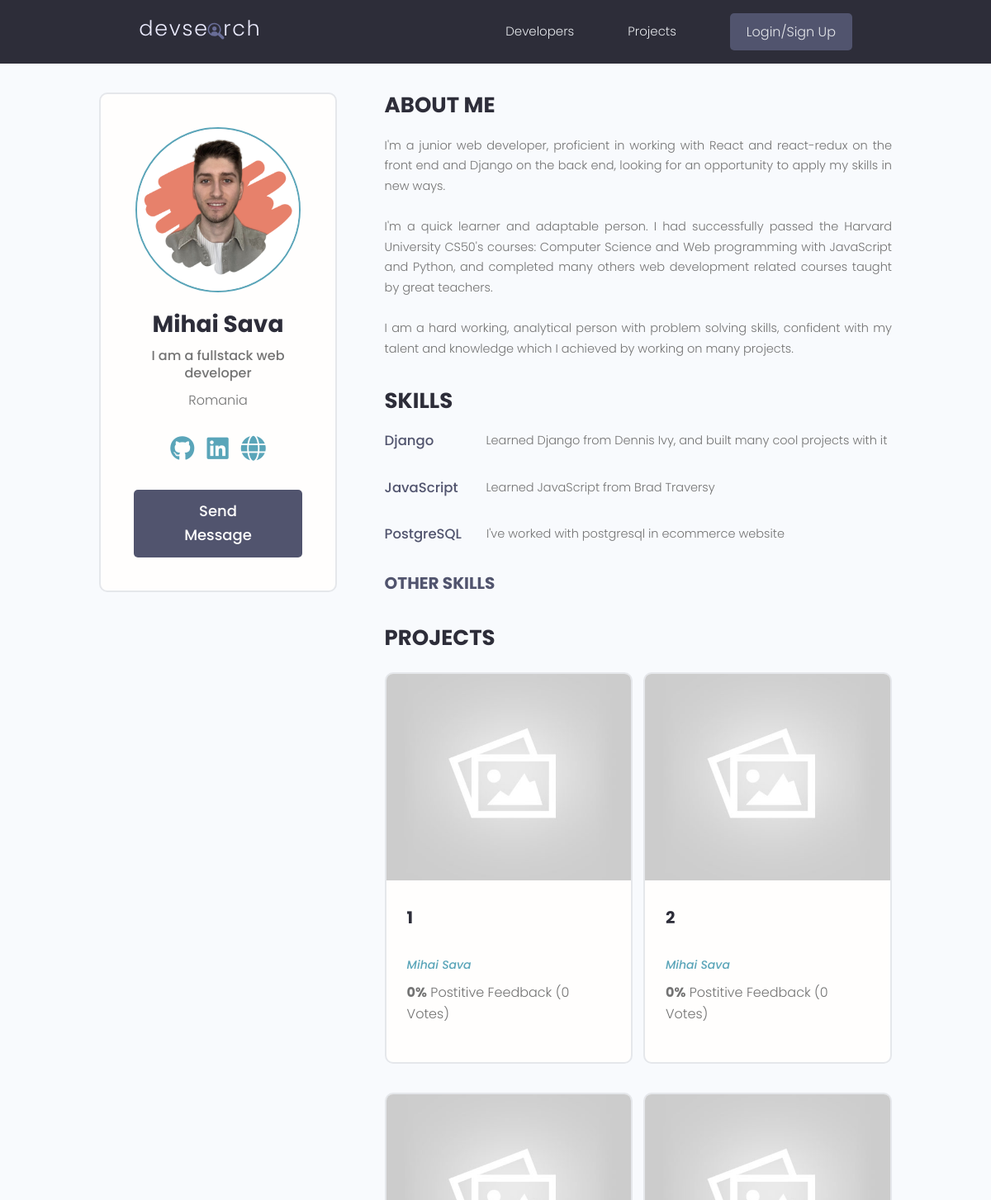
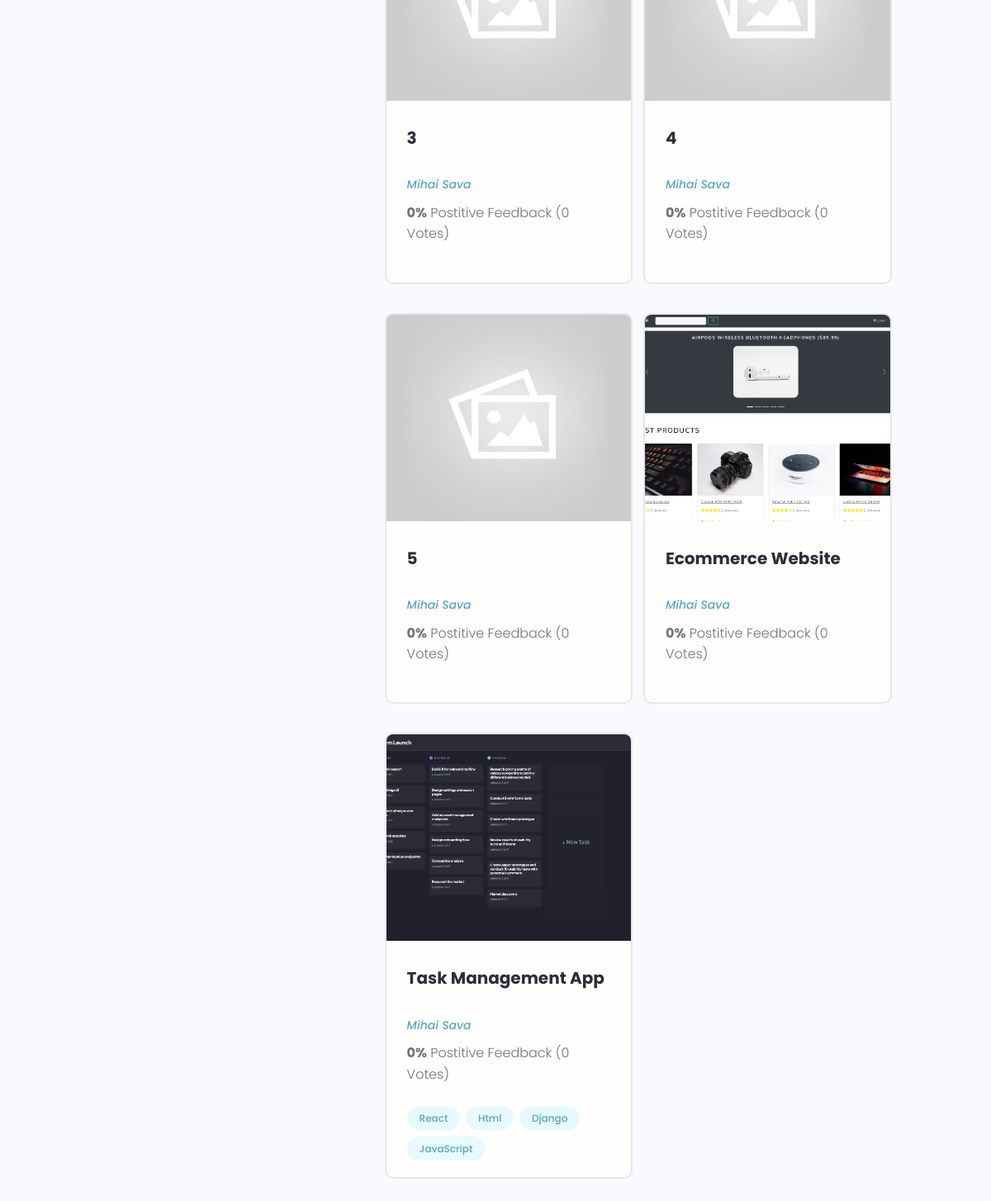
Before: /profile/4c7e4612-0710-4b8e-a47a-98a964a93088 with the older database file (2 pictures, top to bottom).
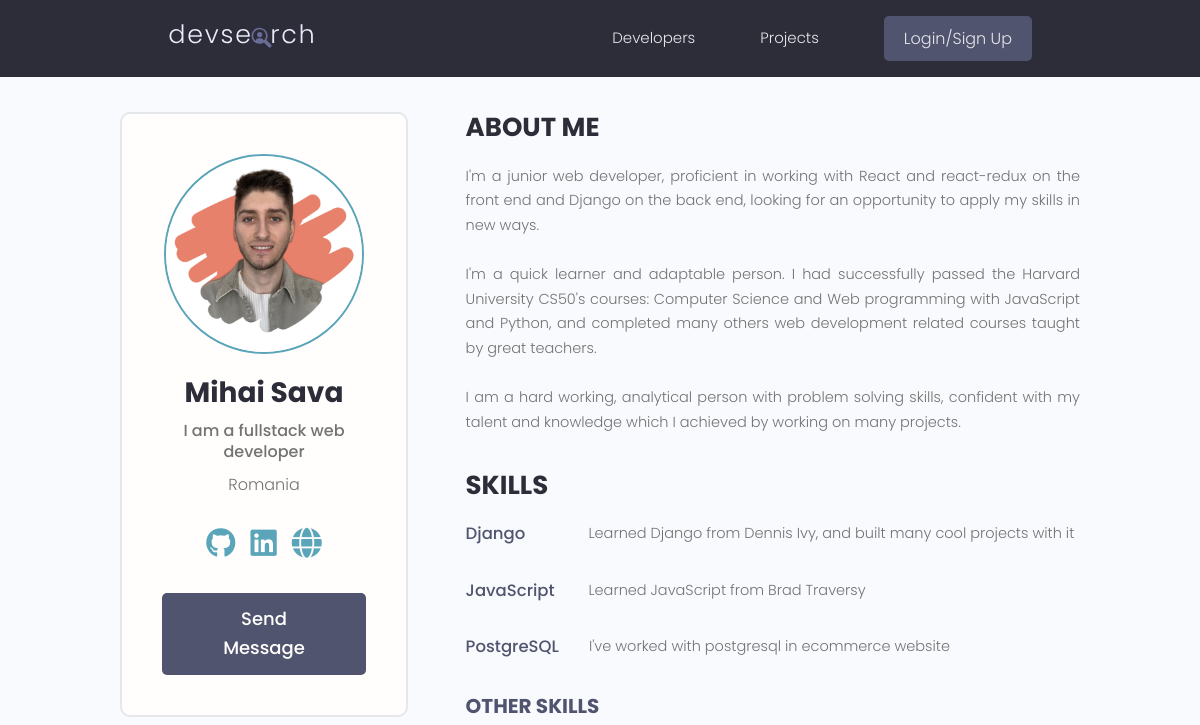
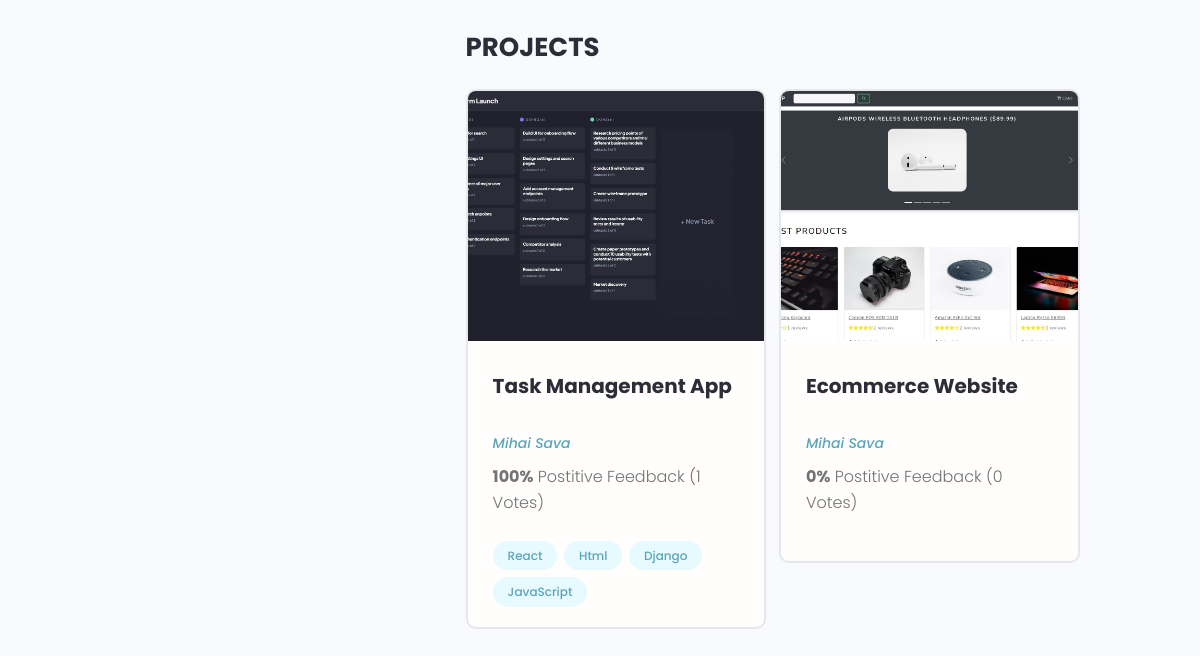
After: the same page with the newer database file (2 pictures, top to bottom).
### users/models.py (models this page shows, shortened)
class Skill(models.Model):
    owner = models.ForeignKey(
        Profile, on_delete=models.CASCADE, null=True, blank=True)
    name = models.CharField(max_length=200, null=True, blank=True)
    description = models.TextField(null=True, blank=True)
    created = models.DateTimeField(auto_now_add=True)
    id = models.UUIDField(default=uuid.uuid4, unique=True,
                          primary_key=True, editable=False)

class Profile(models.Model):
    user = models.OneToOneField(
        User, on_delete=models.CASCADE, null=True, blank=True)
    name = models.CharField(max_length=200, null=True, blank=True)
    email = models.EmailField(max_length=500, null=True, blank=True)
    username = models.CharField(max_length=200, null=True, blank=True)
    location = models.CharField(max_length=200, null=True, blank=True)
    short_intro = models.CharField(max_length=500, null=True, blank=True)
    bio = models.TextField(null=True, blank=True)
    profile_image = models.ImageField(
        null=True, blank=True, upload_to='profiles/', default='profiles/user-default.png')
    social_github = models.CharField(max_length=200, null=True, blank=True)
    social_twitter = models.CharField(max_length=200, null=True, blank=True)
    social_linkedin = models.CharField(max_length=200, null=True, blank=True)
    social_youtube = models.CharField(max_length=200, null=True, blank=True)
    social_website = models.CharField(max_length=200, null=True, blank=True)
    created = models.DateTimeField(auto_now_add=True)
    id = models.UUIDField(default=uuid.uuid4, unique=True,
                          primary_key=True, editable=False)
    class Meta:
        ordering = ['created']
    @property
    def imageURL(self):
        try:
            img = self.profile_image.url
        except:
            img = ''
        return img

### projects/models.py (models this page shows, shortened)
class Project(models.Model):
    owner = models.ForeignKey(
        Profile, null=True, blank=True, on_delete=models.CASCADE)
    title = models.CharField(max_length=200)
    description = models.TextField(null=True, blank=True)
    featured_imaged = models.ImageField(
        null=True, blank=True, default='default.jpg')
    demo_link = models.CharField(max_length=1000, null=True, blank=True)
    source_link = models.CharField(max_length=1000, null=True, blank=True)
    vote_total = models.IntegerField(default=0)
    vote_ratio = models.IntegerField(default=0)
    tags = models.ManyToManyField('Tag', blank=True)
    created = models.DateTimeField(auto_now_add=True)
    id = models.UUIDField(default=uuid.uuid4, unique=True,
                          primary_key=True, editable=False)
    class Meta:
        ordering = ['-vote_ratio', '-vote_total', 'title']
    @property
    def imageURL(self):
        try:
            img = self.featured_imaged
        except:
            img = ''
        return img

class Tag(models.Model):
    name = models.CharField(max_length=200)
    created = models.DateTimeField(auto_now_add=True)
    id = models.UUIDField(default=uuid.uuid4, unique=True,
                          primary_key=True, editable=False)
    def __str__(self):
        return self.name

### users/views.py (the view)
# urls.py: path('profile/<str:pk>', views.userProfile, name='user-profile'),
def userProfile(request, pk):
    profile = Profile.objects.get(id=pk)
    topSkills = profile.skill_set.exclude(description__exact='')
    otherSkills = profile.skill_set.filter(description='')
    context = {'profile': profile, 'topSkills': topSkills,
               'otherSkills': otherSkills}
    return render(request, 'users/user-profile.html', context)

### users/templates/users/user-profile.html (shortened to what the changed rows need)
{% extends 'main.html' %}
{% block body %}
    <main class="profile my-md">
        <div class="container">
            <div class="layout">
            <div class="column column--1of3">
                <div class="card text-center">
                <div class="card__body dev">
                    <h2 class="dev__name">{{profile.name}}</h2>
                </div>
                </div>
            </div>
            <div class="column column--2of3">
                <div class="devInfo">
                <div class="devInfo__skills">
                    {% for skill in topSkills %}
                        <div class="devSkill">
                            <h4 class="devSkill__title">{{skill.name}}</h4>
                            <p class="devSkill__info">
                                {{skill.description}}
                            </p>
                        </div>
                    {% endfor %}
                </div>
                </div>
                <div class="devInfo">
                <div class="grid grid--two">
                    {% for project in profile.project_set.all %}
                        <div class="column">
                            <div class="card project">
                                <a href="{% url 'project' project.id %}" class="project">
                                    <img class="project__thumbnail" src="{{project.imageURL.url}}" alt="project thumbnail" />
                                    <div class="card__body">
                                    <h3 class="project__title">{{project.title}}</h3>
                                    <p><a class="project__author" href="{% url 'user-profile' project.owner.id %}">{{project.owner.name}}</a></p>
                                    <p class="project--rating">
                                        <span style="font-weight: bold;">{{project.vote_ratio}}%</span> Postitive
                                        Feedback ({{project.vote_total}} Votes)
                                    </p>
                                    <div class="project__tags">
                                        {% for tag in project.tags.all %}
                                            <span class="tag tag--pill tag--main">
                                                <small>{{tag}}</small>
                                            </span>
                                        {% endfor %}
                                    </div>
                                    </div>
                                </a>
                            </div>
                        </div>
                    {% endfor %}
                </div>
                </div>
            </div>
            </div>
        </div>
    </main>
{% endblock %}

Changed rows visible on the page:
removed Project: imageURL (placeholder picture), title "1", owner.name "Mihai Sava", vote_ratio "0", vote_total "0"
removed Project: imageURL (placeholder picture), title "2", owner.name "Mihai Sava", vote_ratio "0", vote_total "0"
removed Project: imageURL (placeholder picture), title "3", owner.name "Mihai Sava", vote_ratio "0", vote_total "0"
removed Project: imageURL (placeholder picture), title "4", owner.name "Mihai Sava", vote_ratio "0", vote_total "0"
removed Project: imageURL (placeholder picture), title "5", owner.name "Mihai Sava", vote_ratio "0", vote_total "0"
changed Project "Task Management App": vote_ratio "0" → "100"; vote_total "0" → "1"; moves up the list
